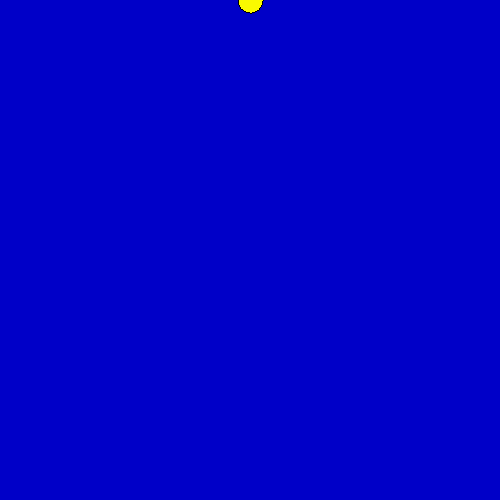
Frame 1 (no input)
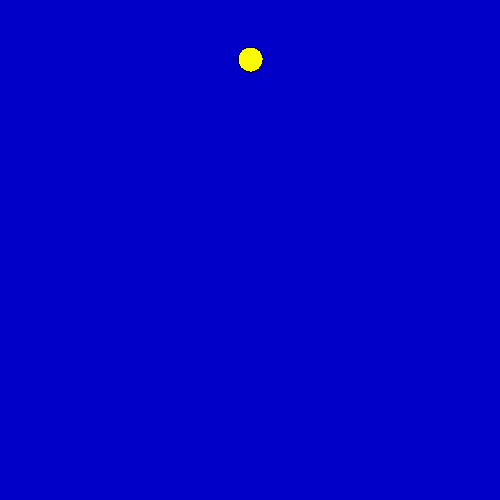
Frame 60 (the mouse pressed at the canvas centre just before this capture)
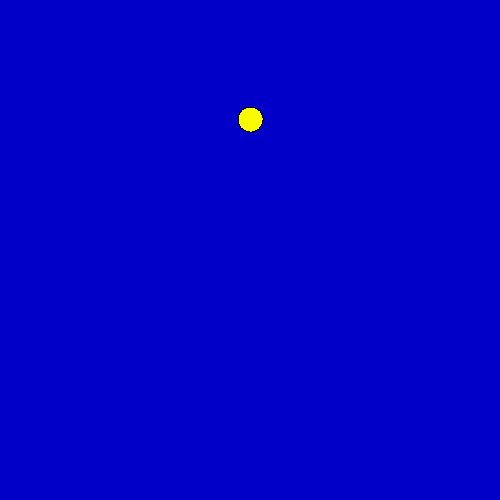
Frame 120 (the mouse held since frame 60 and released just before this capture)

The Processing sketch that drew these frames (run headless with seeded random() and noise(); from frame 60 on, the mouse is pressed at the canvas centre):

// Processing sketch: bila0d
// ── bila0d.pde
//"BILA" - MODEL RUCHU PUNKTU MATERIALNEGO - kolejne przybliżenia
//Program Processingu w trybie 2 - z widocznymi funkcjami
//-///////////////////////////////////////////////////////////////

void setup() //Jest wykonywane raz - po uruchomieniu
{
  size(500,500);
  noSmooth();  //Bez antyaliasingu
  fill(250,250,0);
}

int h=0;
void draw() //Jest wykonywane w niewidocznej pętli
{
  background(0,0,200);  //rgB - malowanie tła
  
  ellipse(width/2,  //W środku okna niezależnie jaką wielkość ustawimy
          h, //Ruch z góry na dół, niezależnie jaka wielkość okna
          25,25);
  h++;
  h=h % height;
}

// https://github.com/borkowsk/bookProcessingPL
